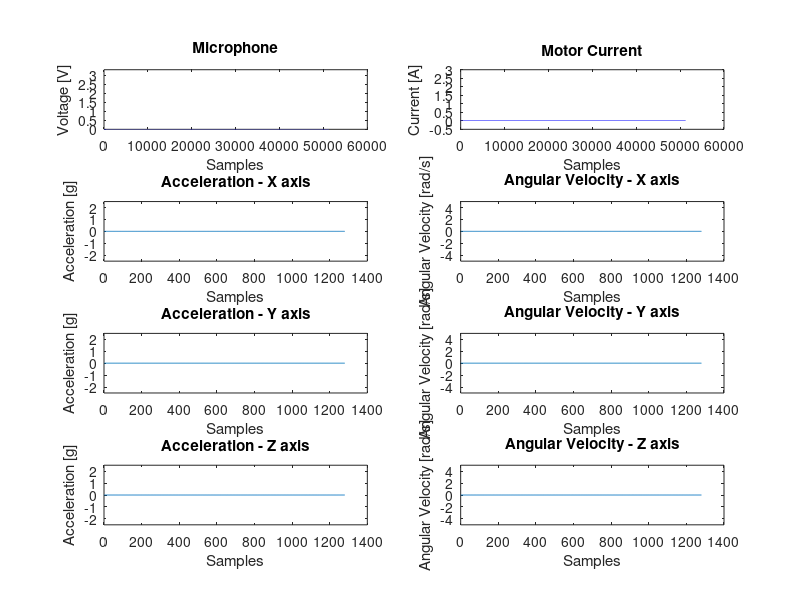
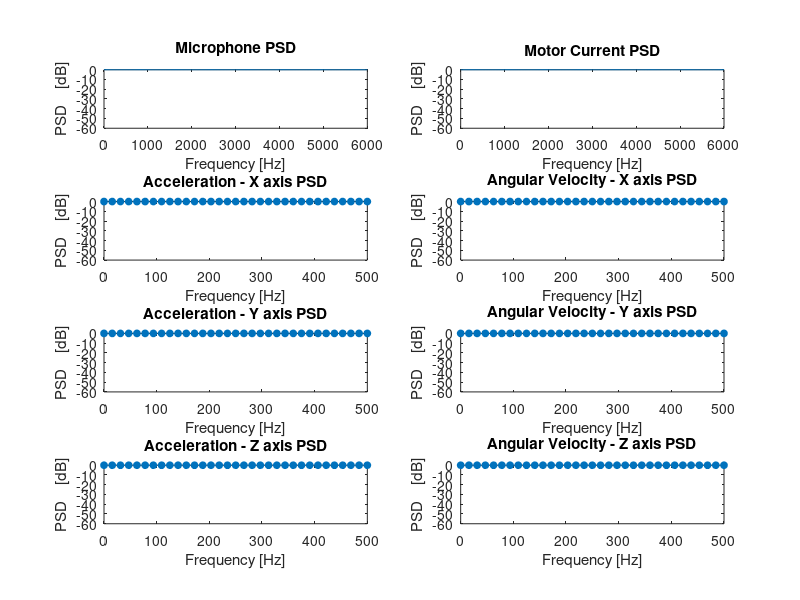

Recreate these plots in MATLAB, in order. (Note: this script raises an error after producing the figures.)
clear all;
close all;
clc;

try
    L = 512; % Length of the ADC device buffer
    N = 100; % How many buffers the adc plot show
    adc_plot_length = N*L; % Total number of elements that the adc plot shows
    id = "u";
    
    L_imu = 64; % Length of the IMU device buffer
    N_i = 20; % How many buffers the IMU plot show 
    imu_length = N_i*64; % Total number of elements that the IMU plot shows 
    
    i = 0; % Microphone plot iteration counter
    j = 0; % Current plot iteration counter
    k = 0; % IMU plot iteration counter
    
    % --Time domain plots--
    f1=figure(1);
    set(f1,'name','Time Domain Plots', 'Position', [750 50 1000 1200]);
    
    % Preallocating data arrays
    mic_data = zeros([1,adc_plot_length]);
    cur_data = zeros([1,adc_plot_length]);
    imu_data = zeros([1,6*L_imu]);
    accel_x_data = zeros([1,imu_length]);
    accel_y_data = zeros([1,imu_length]);
    accel_z_data = zeros([1,imu_length]);
    gyr_x_data = zeros([1,imu_length]);
    gyr_y_data = zeros([1,imu_length]);
    gyr_z_data = zeros([1,imu_length]);
    
    % Creating the split plots
    mic_plot = subplot(4,2,1);
    cur_plot = subplot(4,2,2);
    acc_x_plot = subplot(4,2,3);
    acc_y_plot = subplot(4,2,5);
    acc_z_plot = subplot(4,2,7);
    gyr_x_plot = subplot(4,2,4);
    gyr_y_plot = subplot(4,2,6);
    gyr_z_plot = subplot(4,2,8);
    
    % Plotting the data as circular buffer
    plot(mic_plot, [ mic_data(i*L+1:end)  mic_data(1:i*L)] );
    ylim(mic_plot, [0,3.3]);
    title(mic_plot, "Microphone");
    ylabel(mic_plot, "Voltage [V]");
    xlabel(mic_plot, "Samples");
    
    plot(cur_plot, [ cur_data(i*L+1:end)  cur_data(1:i*L)] );
    ylim(cur_plot, [-0.5,3]);
    title(cur_plot, "Motor Current");
    ylabel(cur_plot, "Current [A]");
    xlabel(cur_plot, "Samples");
    
    plot(acc_x_plot, [accel_x_data(k+1:end) accel_x_data(1:k)]);
    ylim(acc_x_plot, [-2.5,2.5]);
    title(acc_x_plot, "Acceleration - X axis");
    ylabel(acc_x_plot, "Acceleration [g]");
    xlabel(acc_x_plot, "Samples");
    
    plot(acc_y_plot, [accel_y_data(k+1:end) accel_y_data(1:k)]);
    ylim(acc_y_plot, [-2.5,2.5]);
    title(acc_y_plot, "Acceleration - Y axis");
    ylabel(acc_y_plot, "Acceleration [g]");
    xlabel(acc_y_plot, "Samples");
    
    plot(acc_z_plot, [accel_z_data(k+1:end) accel_z_data(1:k)]);
    ylim(acc_z_plot, [-2.5,2.5]);
    title(acc_z_plot, "Acceleration - Z axis");
    ylabel(acc_z_plot, "Acceleration [g]");
    xlabel(acc_z_plot, "Samples");
    
    plot(gyr_x_plot, [gyr_x_data(k+1:end) gyr_x_data(1:k)]);
    ylim(gyr_x_plot, [-5,5]);
    title(gyr_x_plot, "Angular Velocity - X axis");
    ylabel(gyr_x_plot, "Angular Velocity [rad/s]");
    xlabel(gyr_x_plot, "Samples");
    
    plot(gyr_y_plot, [gyr_y_data(k+1:end) gyr_y_data(1:k)]);
    ylim(gyr_y_plot, [-5,5]);
    title(gyr_y_plot, "Angular Velocity - Y axis");
    ylabel(gyr_y_plot, "Angular Velocity [rad/s]");
    xlabel(gyr_y_plot, "Samples");
    
    plot(gyr_z_plot, [gyr_z_data(k+1:end) gyr_z_data(1:k)]);
    ylim(gyr_z_plot, [-5,5]);
    title(gyr_z_plot, "Angular Velocity - Z axis");
    ylabel(gyr_z_plot, "Angular Velocity [rad/s]");
    xlabel(gyr_z_plot, "Samples");
    
    
    
    %Frequency domain plots
    f2=figure(2);
    set(f2,'name','Frequency Domain Plots', 'Position', [1850 50 1000 1200]);
    
    fs = 12000; % ADC sampling frequency
    freq = fs*(0:L/2)/L; % ADC frequency range
    
    fs_imu = 1000; % IMU sampling frequency
    freq_imu = fs_imu*(0:L_imu/2)/L_imu; % IMU frequency range
    
    % Creating the split plots 
    mic_fft_plot = subplot(4,2,1);
    cur_fft_plot = subplot(4,2,2);
    acc_x_fft_plot = subplot(4,2,3);
    acc_y_fft_plot = subplot(4,2,5);
    acc_z_fft_plot = subplot(4,2,7);
    gyro_x_fft_plot = subplot(4,2,4);
    gyro_y_fft_plot = subplot(4,2,6);
    gyro_z_fft_plot = subplot(4,2,8);
    
    % Plotting the FFT data
    mic_fft_data = zeros([1,L/2+1]);
    plot(mic_fft_plot, freq, mic_fft_data);
    title(mic_fft_plot, "Microphone PSD");
    ylabel(mic_fft_plot, "PSD    [dB]");
    xlabel(mic_fft_plot, "Frequency [Hz]");
    ylim(mic_fft_plot, [-60,0]);
    yticks(mic_fft_plot, -60:10:0);
    xlim(mic_fft_plot, [0,fs/2]);
    
    cur_fft_data = zeros([1,L/2+1]);
    plot(cur_fft_plot, freq, cur_fft_data);
    title(cur_fft_plot, "Motor Current PSD");
    ylabel(cur_fft_plot, "PSD    [dB]");
    xlabel(cur_fft_plot, "Frequency [Hz]");
    ylim(cur_fft_plot, [-60,0]);
    yticks(cur_fft_plot, -60:10:0);
    xlim(cur_fft_plot, [0,fs/2]);
    
    % Plotting of the IMU FFT data
    acc_x_fft_data = zeros([1,L_imu/2+1]);
    stem(acc_x_fft_plot, freq_imu, acc_x_fft_data,'filled','BaseValue',-inf, 'MarkerSize',5);
    title(acc_x_fft_plot, "Acceleration - X axis PSD");
    ylabel(acc_x_fft_plot, "PSD    [dB]");
    xlabel(acc_x_fft_plot, "Frequency [Hz]");
    ylim(acc_x_fft_plot, [-60,0]);
    yticks(acc_x_fft_plot, -60:10:0);
    xlim(acc_x_fft_plot, [0,fs_imu/2]);
    
    acc_y_fft_data = zeros([1,L_imu/2+1]);
    stem(acc_y_fft_plot, freq_imu, acc_y_fft_data,'filled','BaseValue',-inf, 'MarkerSize',5);
    title(acc_y_fft_plot, "Acceleration - Y axis PSD");
    ylabel(acc_y_fft_plot, "PSD    [dB]");
    xlabel(acc_y_fft_plot, "Frequency [Hz]");
    ylim(acc_y_fft_plot, [-60,0]);
    yticks(acc_y_fft_plot, -60:10:0);
    xlim(acc_y_fft_plot, [0,fs_imu/2]);
    
    acc_z_fft_data = zeros([1,L_imu/2+1]);
    stem(acc_z_fft_plot, freq_imu, acc_z_fft_data,'filled','BaseValue',-inf, 'MarkerSize',5);
    title(acc_z_fft_plot, "Acceleration - Z axis PSD");
    ylabel(acc_z_fft_plot, "PSD    [dB]");
    xlabel(acc_z_fft_plot, "Frequency [Hz]");
    ylim(acc_z_fft_plot, [-60,0]);
    yticks(acc_z_fft_plot, -60:10:0);
    xlim(acc_z_fft_plot, [0,fs_imu/2]);
    
    gyro_x_fft_data = zeros([1,L_imu/2+1]);
    stem(gyro_x_fft_plot, freq_imu, gyro_x_fft_data,'filled','BaseValue',-inf, 'MarkerSize',5);
    title(gyro_x_fft_plot, "Angular Velocity - X axis PSD");
    ylabel(gyro_x_fft_plot, "PSD    [dB]");
    xlabel(gyro_x_fft_plot, "Frequency [Hz]");
    ylim(gyro_x_fft_plot, [-60,0]);
    yticks(gyro_x_fft_plot, -60:10:0);
    xlim(gyro_x_fft_plot, [0,fs_imu/2]);
    
    gyro_y_fft_data = zeros([1,L_imu/2+1]);
    stem(gyro_y_fft_plot, freq_imu, gyro_y_fft_data, "filled",'BaseValue',-inf, 'MarkerSize',5);
    title(gyro_y_fft_plot, "Angular Velocity - Y axis PSD");
    ylabel(gyro_y_fft_plot, "PSD    [dB]");
    xlabel(gyro_y_fft_plot, "Frequency [Hz]");
    ylim(gyro_y_fft_plot, [-60,0]);
    yticks(gyro_y_fft_plot, -60:10:0);
    xlim(gyro_y_fft_plot, [0,fs_imu/2]);
    
    gyro_z_fft_data = zeros([1,L_imu/2+1]);
    stem(gyro_z_fft_plot, freq_imu, gyro_z_fft_data, "filled",'BaseValue',-inf, 'MarkerSize',5);
    title(gyro_z_fft_plot, "Angular Velocity - Z axis PSD");
    ylabel(gyro_z_fft_plot, "PSD    [dB]");
    xlabel(gyro_z_fft_plot, "Frequency [Hz]");
    ylim(gyro_z_fft_plot, [-60,0]);
    yticks(gyro_z_fft_plot, -60:10:0);
    xlim(gyro_z_fft_plot, [0,fs_imu/2]);
    
    s = serialport("COM9", 115200); % Opening serial port with the given baurate
    flush(s);
    pause(0.01);
    
    write(s, 'r', "char");
    
    while (1)
    
        % Reading plot id
        previousid = id;
        id = read(s,1,"char");
        
        % Microphone time data
        if id == 'm'
            mic_data(i*L+1:(i+1)*L) = read(s,L,"single");
            mic_plot.Children.YData = [ mic_data((i+1)*L+1:end)  mic_data(1:i*L)];
            i = mod(i+1, N);
           
            
        % Current time data
        elseif id == 'c'
            cur_data(j*L+1:(j+1)*L) = read(s,L,"single");
            cur_plot.Children.YData = [ cur_data((i+1)*L+1:end)  cur_data(1:i*L)];
            j = mod(j+1, N);
            
        % IMU time data    
        elseif id == 'i'
           imu_data = read(s,6*L_imu,"single");
           
           accel_x_data(k*L_imu+1:(k+1)*L_imu) = imu_data(1:L_imu);
           accel_y_data(k*L_imu+1:(k+1)*L_imu) = imu_data(L_imu+1:2*L_imu);
           accel_z_data(k*L_imu+1:(k+1)*L_imu) = imu_data(2*L_imu+1:3*L_imu);
           gyro_x_data(k*L_imu+1:(k+1)*L_imu) = imu_data(3*L_imu+1:4*L_imu);
           gyro_y_data(k*L_imu+1:(k+1)*L_imu) = imu_data(4*L_imu+1:5*L_imu);
           gyro_z_data(k*L_imu+1:(k+1)*L_imu) = imu_data(5*L_imu+1:6*L_imu);
    
           acc_x_plot.Children.YData = [accel_x_data((k+1)*L_imu+1:end) accel_x_data(1:k*L_imu)];
           acc_y_plot.Children.YData = [accel_y_data((k+1)*L_imu+1:end) accel_y_data(1:k*L_imu)];
           acc_z_plot.Children.YData = [accel_z_data((k+1)*L_imu+1:end) accel_z_data(1:k*L_imu)];
           gyr_x_plot.Children.YData = [gyro_x_data((k+1)*L_imu+1:end) gyro_x_data(1:k*L_imu)];
           gyr_y_plot.Children.YData = [gyro_y_data((k+1)*L_imu+1:end) gyro_y_data(1:k*L_imu)];
           gyr_z_plot.Children.YData = [gyro_z_data((k+1)*L_imu+1:end) gyro_z_data(1:k*L_imu)];
           
           k = mod(k+1, N_i);
           
        % Microphone FFT data
        elseif id == 'M'
            mic_fft_data = read(s,L/2+1,"single");
            mic_fft_plot.Children.YData = 10*log10(mic_fft_data);
            
        % Current FFT data
        elseif id == 'C'
            cur_fft_data = read(s,L/2+1,"single");
            cur_fft_plot.Children.YData = 10*log10(cur_fft_data);
            
        % IMU (Accelerometer X) FFT data    
        elseif id == '1'
            acc_x_fft_data = read(s,L_imu/2+1,"single");
            acc_x_fft_plot.Children.YData = 10*log10(acc_x_fft_data);
            
        % IMU (Accelerometer Y) FFT data    
        elseif id == '2'
            acc_y_fft_data = read(s,L_imu/2+1,"single");
            acc_y_fft_plot.Children.YData = 10*log10(acc_y_fft_data);
            
        % IMU (Accelerometer Z) FFT data    
        elseif id == '3'
            acc_z_fft_data = read(s,L_imu/2+1,"single");
            acc_z_fft_plot.Children.YData = 10*log10(acc_z_fft_data);
            
        % IMU (Gyroscope X) FFT data
        elseif id == '4'
            gyro_x_fft_data = read(s,L_imu/2+1,"single");
            gyro_x_fft_plot.Children.YData = 10*log10(gyro_x_fft_data);
            
        % IMU (Gyroscope Y) FFT data    
        elseif id == '5'
            gyro_y_fft_data = read(s,L_imu/2+1,"single");
            gyro_y_fft_plot.Children.YData = 10*log10(gyro_y_fft_data);
            
        % IMU (Gyroscope Z) FFT data    
        elseif id == '6'
            gyro_z_fft_data = read(s,L_imu/2+1,"single");
            gyro_z_fft_plot.Children.YData = 10*log10(gyro_z_fft_data);
        end 
    end
    
    catch ME
        % Catching the figure close event
        if strcmp(ME.identifier, 'MATLAB:class:InvalidHandle')
            pause(0.01);
            flush(s);
            pause(0.01);
            write(s, 's', "char");
            flush(s);
            clear s;
        else
            rethrow(ME);
        end
end
